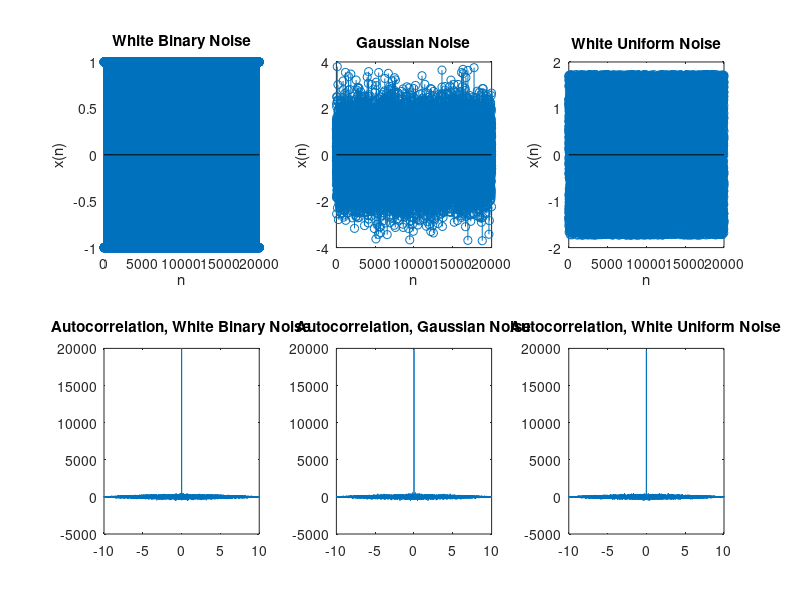

Here is the MATLAB script that generated this plot:
n = 0:19999;
c = linspace(-10,10, 20000*2-1);
x = [];
for i = 1:20000
    r =rand;
    if r<=0.5
        x(i) = -1;
    end
    if r>0.5
        x(i) =1;
    end
    
end
mean1 = mean(x);
disp('Mean White Binary Noise: ')
disp( mean1);
subplot(2,3,1);
stem(n,x);
ylabel('x(n)');
xlabel('n');
title('White Binary Noise');

subplot(2,3,4);
corr1 = xcorr(x);
plot(c,corr1);
title('Autocorrelation, White Binary Noise');

for i = 1:20000
    r=randn;
    x(i)=r;
end
mean2 = mean(x);
disp('Mean Gaussian Noise: ')
disp( mean2);

subplot(2,3,2);
stem(n,x);
ylabel('x(n)');
xlabel('n');
title('Gaussian Noise');

subplot(2,3,5);
corr2 = xcorr(x);
plot(c,corr2);
title('Autocorrelation, Gaussian Noise');

x=sqrt(3)*(2*rand(1,20000)-1);
mean3 = mean(x);
disp('Mean White Uniform Noise: ')
disp( mean3);

subplot(2,3,3);
stem(n,x);
ylabel('x(n)');
xlabel('n');
title('White Uniform Noise');

subplot(2,3,6);
corr3 = xcorr(x);
plot(c,corr3);
title('Autocorrelation, White Uniform Noise');